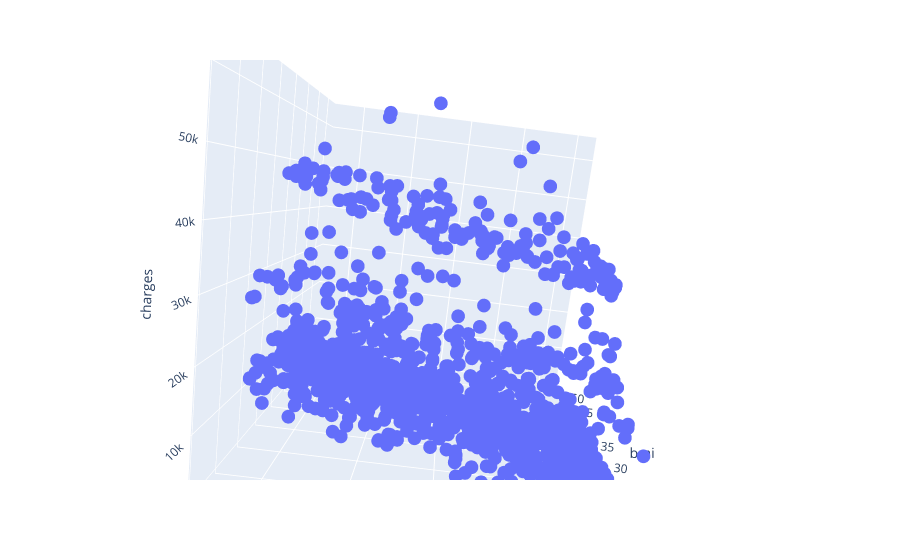

The cell this chart's notebook holds for it:
### Code cell
fig = px.scatter_3d(df, x="age", y="charges", z="bmi")
fig.show()

### Figure 1 — Plotly figure (JSON) as saved in the notebook; plotly's stock layout.template omitted (floating-point values rounded to 4 significant figures; data arrays with more than 128 entries replaced by an {"elided": "..."} marker saying what was removed)
{"data": [{"hovertemplate": "age=%{x}<br>charges=%{y}<br>bmi=%{z}<extra></extra>", "legendgroup": "", "marker": {"color": "#636efa", "symbol": "circle"}, "mode": "markers", "name": "", "scene": "scene", "showlegend": false, "type": "scatter3d", "x": {"elided": "1338 int values"}, "y": {"elided": "1338 float values"}, "z": {"elided": "1338 float values"}}], "layout": {"autosize": true, "legend": {"tracegroupgap": 0}, "margin": {"t": 60}, "scene": {"aspectmode": "auto", "aspectratio": {"x": 1, "y": 1, "z": 1}, "camera": {"center": {"x": 0, "y": 0, "z": 0}, "eye": {"x": 0.0287, "y": 0.2267, "z": -1.488}, "projection": {"type": "perspective"}, "up": {"x": 0, "y": 0, "z": 1}}, "domain": {"x": [0, 1], "y": [0, 1]}, "xaxis": {"title": {"text": "age"}, "type": "linear"}, "yaxis": {"title": {"text": "charges"}, "type": "linear"}, "zaxis": {"title": {"text": "bmi"}, "type": "linear"}}}}
